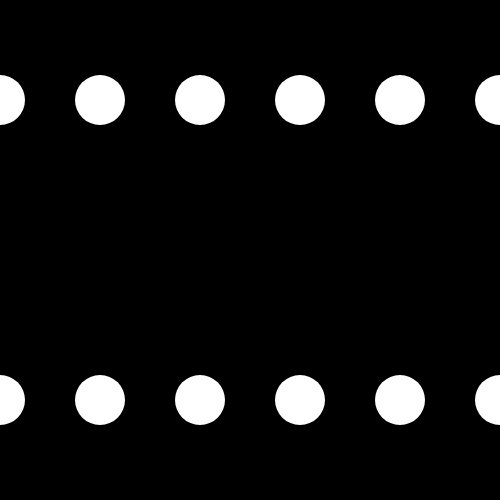
Frame 1 (no input)
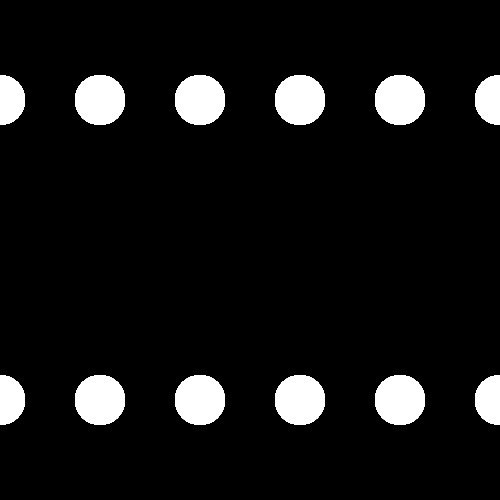
Frame 60 (no input)
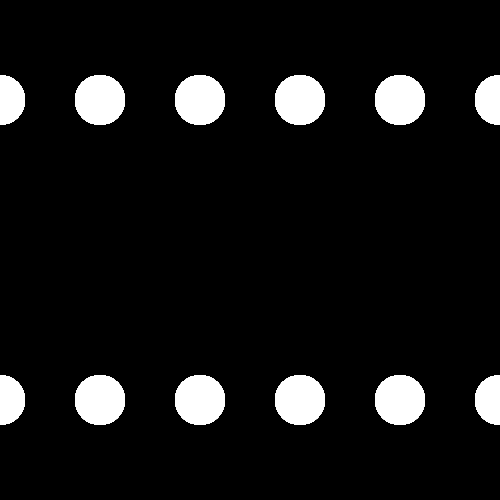
Frame 120 (the mouse pressed at the canvas centre since frame 60)

The p5.js sketch that drew these frames (run headless with seeded random() and noise() and a simulated clock; from frame 60 on, the mouse is pressed at the canvas centre):

// p5.js sketch
// ── sketch.js
//This exercise demonstrates two common ways to use a simple for-loop to draw circles across the canvas

function setup(){
    createCanvas(500,500);
    noStroke();
    background(0);
}
function draw(){
    //start with x=0
    //repeat loop if x <= width
    //add 100 to x every time the loop is repeated
    for(var x=0; x<= width; x+=100){
        ellipse(x,100,50); //draw ellipse at x coordinate
    }
    
    //start with i=0
    //repeat loop six times ( i goes from 0 to 5)
    //calculate the x positions:
    //distance between each ellipse is width/5
    //i.e. first ellipse at 0, second at 1/5 width, third at 2/5 width etc.
    
    for(var i=0; i<6; i++){
        ellipse(i*width/5,400,50);
    }

    
}
